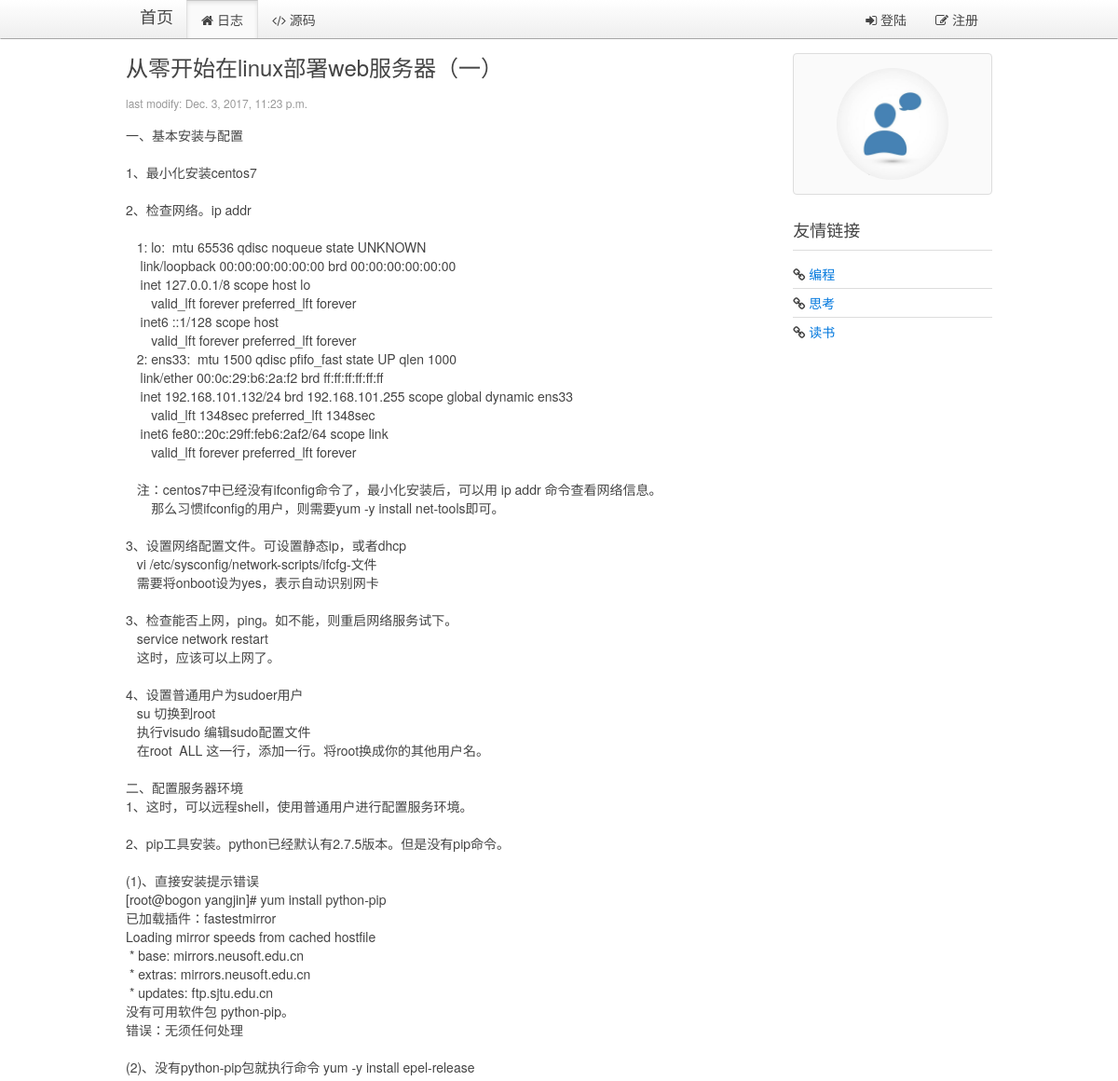
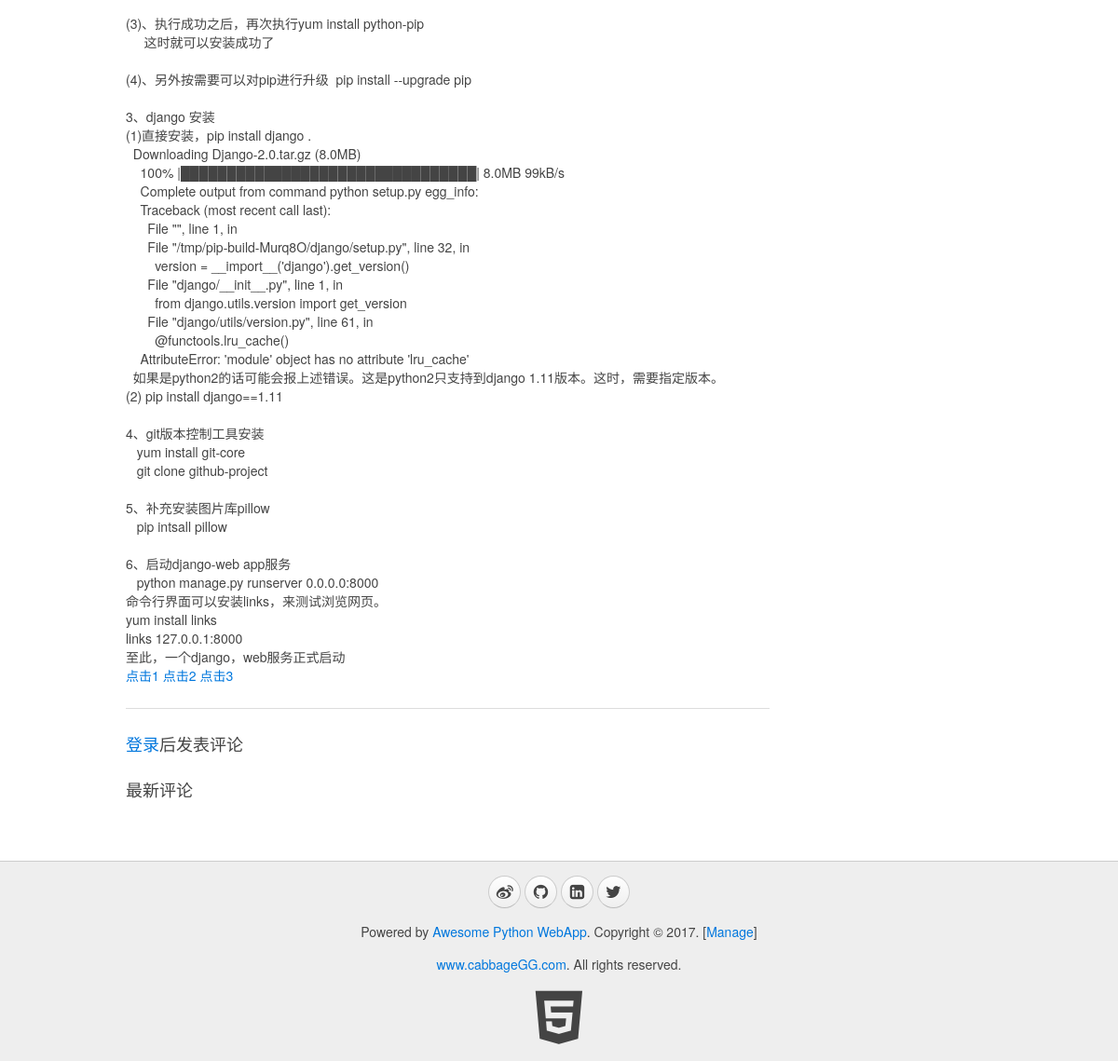
Screenshot of /blog/page/1/ with the database file from the repository (2 pictures, top to bottom).
### blog/models.py (models this page shows, shortened)
class Blog(models.Model):
    title = models.CharField(max_length=32, default="Title")
    content = models.TextField(null=True)
    summary = models.TextField(null=True)
    create_time = models.DateTimeField(null=True)

### blog/views.py (the view)
# urls.py: url(r'^page/(?P<blog_id>\d+)/$', views.show_blog, name="show_blog"),
def show_blog(request, blog_id):
    userinfo = ""
    account = request.COOKIES.get("account","")
    if account:
        userinfo = models.User.objects.filter(account=account)
        if userinfo:
            userinfo = userinfo[0]
    blog = models.Blog.objects.get(id=blog_id)
    comments = models.Comments.objects.filter(blog_id=blog_id, comment_id=0)
    return render(request, "blog/blog.html", {"blog": blog, "comments":comments, "userinfo":userinfo})

### blog/templatetags/myfilter.py (called while the page is built)
@register.filter
def replaceTags(content):
    content = content.replace(" ", "&nbsp;")  # 预处理空格
    content = content.replace("\n", "<br/>")  # 预处理换行
    return content

### blog/templates/blog/blog.html (shortened to what this page needs)
{% extends '__base__.html' %}
{% load myfilter %}
{% block content %}
    <div class="uk-width-medium-3-4">
        <article class="uk-article">
            <h2>{{ blog.title }}</h2>
            <p class="uk-article-meta">last modify: {{ blog.create_time }}</p>
            <p>{% autoescape off %}{{ blog.content | replaceTags }}{% endautoescape %}</p>
        </article>
        <a href="#0" class="test-click" name="1">点击1</a>
        <a href="#0" class="test-click" name="2">点击2</a>
        <a href="#0" class="test-click" name="3">点击3</a>
        <hr class="uk-article-divider">
    {% if userinfo %}
        <h3>发表评论</h3>
        <article class="uk-comment">
            <header class="uk-comment-header">
                <img class="uk-comment-avatar uk-border-circle" width="50" height="50" src="{% if userinfo.image %}{{ userinfo.image.url }} {% else %} /media/img/default.jpg {% endif %}">
                <h4 class="uk-comment-title">{{ userinfo.name | default:'游客' }}</h4>
            </header>
            <div class="uk-comment-body">
                <form id="form-comment" class="uk-form" action="javascript:void(0)" method="post">
                    {% csrf_token %}
                    <input id="yj-c-blogid" type="hidden" name="blog_id" value="{{ blog.id }}">
                    <input id="yj-c-commentid" type="hidden" name="comment_id" value="{{ comment.id | default:'0' }}">
                    <input id="yj-c-username" type="hidden" name="user_name" value="{{ userinfo.name | default:'游客' }}">
                    <input id="yj-c-userimage" type="hidden" name="user_img" value="{{ userinfo.image | default:"img/default.jpg" }}">
                    <div class="uk-alert uk-alert-danger uk-hidden"></div>
                    <div id="yj-c-content-div" class="uk-form-row">
                        <textarea id="yj-c-content" name="content" rows="6" placeholder="说点什么吧" style="width:100%;resize:none;"></textarea>
                    </div>
                    <div class="uk-form-row">
                        <input type="submit" class="uk-button uk-button-primary" value="发表评论">
                    </div>
                    <p id="comment-msg">
                    </p>
                </form>
            </div>
        </article>
        <hr class="uk-article-divider">
    {% else %}
        <h3><a href="{% url 'blog:signin' %}">登录</a>后发表评论</h3>
    {% endif %}
        <h3>最新评论</h3>
    </div>
    <div class="uk-width-medium-1-4">
        <div class="uk-panel uk-panel-box">
            <div class="uk-text-center">
                <img class="uk-border-circle" width="120" height="120" src="{% if userinfo.image %}{{ userinfo.image.url }} {% else %} /media/img/default.jpg {% endif %}">
            </div>
        </div>
        <div class="uk-panel uk-panel-header">
            <h3 class="uk-panel-title">友情链接</h3>
            <ul class="uk-list uk-list-line">
                <li><i class="uk-icon-link"></i> <a href="https://github.com/cabbageGG">编程</a></li>
                <li><i class="uk-icon-link"></i> <a href="https://github.com/cabbageGG">思考</a></li>
                <li><i class="uk-icon-link"></i> <a href="http://blog.jobbole.com/all-posts/">读书</a></li>
            </ul>
        </div>
    </div>
{% endblock %}

### rows the page displays
Blog: title "从零开始在linux部署web服务器（一）", create_time "Dec. 3, 2017, 11:23 p.m.", content "一、基本安装与配置 1、最小化安装centos7 2、检查网络。ip addr 1: lo: mtu 65536 qdisc noqueue state UNKNOWN link/loopback 00:00:00:00:00:00 brd 00:00:00:00:00:00 inet 127.0.0.1/8 scope host lo valid_lft forever preferred_lft forever inet6 ::1/128 scope host valid_lft forever preferred_lft forever 2: ens33: mtu 1500 qdisc pfifo_fast state UP qlen 1000 link/ether 00:0c:29:b6:2a:f2 brd ff:ff:ff:ff:ff:ff inet 192.168.101.132/24 brd 192.168.101.255 scope global dynamic ens33 valid_lft 1348sec preferred_lft 1348sec inet6 fe80::20c:29ff:feb6:2af2/64 scope link valid_lft forever preferred_lft forever 注：centos7中已经没有ifconfig命令了，最小化安装后，可以用 ip addr 命令查看网络信息。 那么习惯ifconfig的用户，则需要yum -y install net-tools即可。…"
